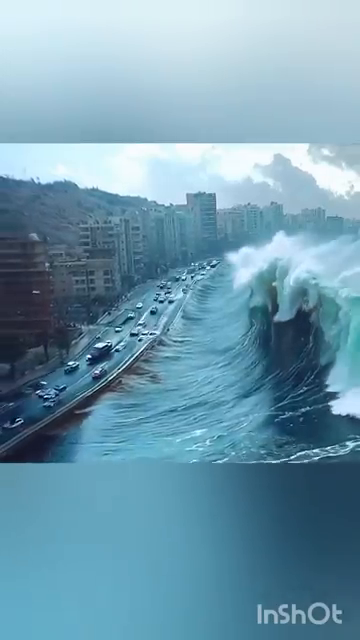
#> input picture frame 31 of Friday 08:30 - 10:30/E22CSEU1069_Adv_Cv_Labs/LAB_10/videoplayback.mp4, 360 x 640 px, given in place of sample.mp4, which was not available
$ jupyter execute --allow-errors e22cseu0314_L10_task1-2.ipynb   (shell and % lines are left out)   (text cells are left out)
#> lines starting #> are read from the running program, lines starting #| are printed output that depends on the picture; after the words box and inside, x2 and y2 are one past the last pixel; in counts of white or black regions, pixels touching at a corner belong together; pictures that were not available may be replaced by others from this repository, and a replacement may not be noted
[cell 1]
#TASK-1
import numpy as np # linear algebra
import pandas as pd # data processing, CSV file I/O (e.g. pd.read_csv)
import os

import cv2
from skimage import io, restoration, metrics
from matplotlib import pyplot as plt

def load_image(path):
    image = io.imread(path)
    image = image.astype('float32') / 255.0  # Normalizing the image to [0, 1]
    return image

# Assuming 'image_path' is the path to your TIFF image
image_path = '/content/Stars.png'
#> (the rest of this cell did not finish here and is left out)

[cell 2]
# importing the necessary libraries
import cv2
import numpy as np
from google.colab.patches import cv2_imshow

# Creating a VideoCapture object to read the video
cap = cv2.VideoCapture('/content/sample.mp4')

# Loop until the end of the video
while cap.isOpened():

    # Capture frame-by-frame
    ret, frame = cap.read()
#> frame is the input picture: shape (640, 360, 3); mean B, G, R 174.5, 154.9, 113.1

    if not ret:
        print("Failed to grab frame. Exiting...")
        break  # Break the loop if frame not read properly

    # Resize the frame
    frame = cv2.resize(frame, (540, 380), interpolation=cv2.INTER_CUBIC)
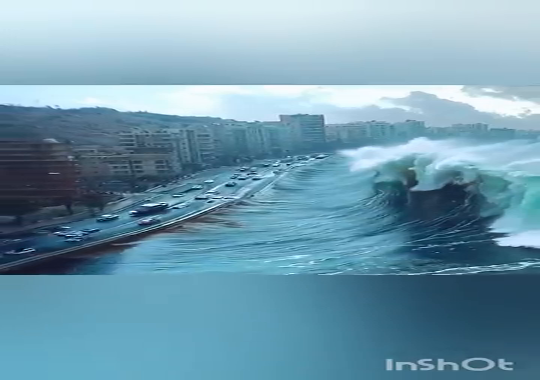
#> frame: shape (380, 540, 3); mean B, G, R 174.5, 154.8, 113.1

    # Display the resulting frame
    cv2_imshow(frame)

    # Convert to grayscale
    gray = cv2.cvtColor(frame, cv2.COLOR_BGR2GRAY)
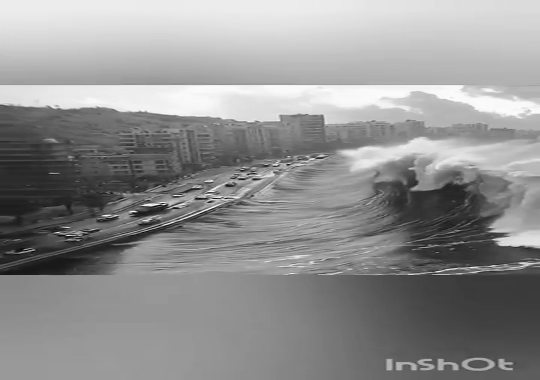
#> gray: shape (380, 540); min 4, max 255, mean 144.7

    # Apply adaptive thresholding
    Thresh = cv2.adaptiveThreshold(gray, 255, cv2.ADAPTIVE_THRESH_MEAN_C,
                                   cv2.THRESH_BINARY_INV, 11, 2)
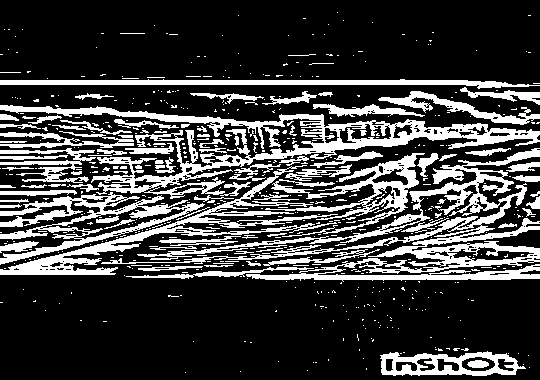
#> Thresh: shape (380, 540); 24.6% white; 591 white regions (492 under 20 px), largest, box (x1, y1, x2, y2) and area: (101, 148, 540, 282) 10763, (0, 105, 540, 199) 9232, (0, 165, 338, 275) 4320

    cv2_imshow(Thresh)

    # Exit if 'q' is pressed
    if cv2.waitKey(25) & 0xFF == ord('q'):
#> (key q is pressed here)
        break

# Release the video capture object and close windows
cap.release()
cv2.destroyAllWindows()

$ run again, starting later in the video
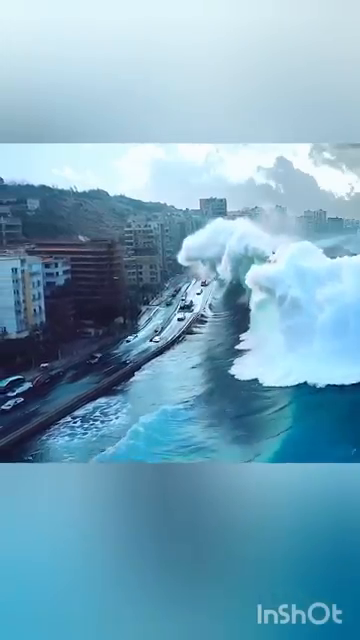
#> input picture frame 142 of Friday 08:30 - 10:30/E22CSEU1069_Adv_Cv_Labs/LAB_10/videoplayback.mp4, 360 x 640 px, given in place of sample.mp4, which was not available
#> frame is the input picture: shape (640, 360, 3); mean B, G, R 188.2, 165.3, 118.8
#> frame: shape (380, 540, 3)
#> `gray = cv2.cvtColor(frame, cv2.COLOR_BGR2GRAY)`:
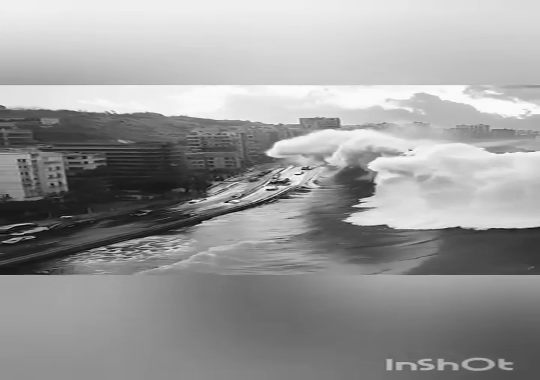
#> gray: shape (380, 540); min 3, max 253, mean 154
#> `Thresh = cv2.adaptiveThreshold(gray, 255, cv2.ADAPTIVE_THRESH_MEAN_C, ..`:
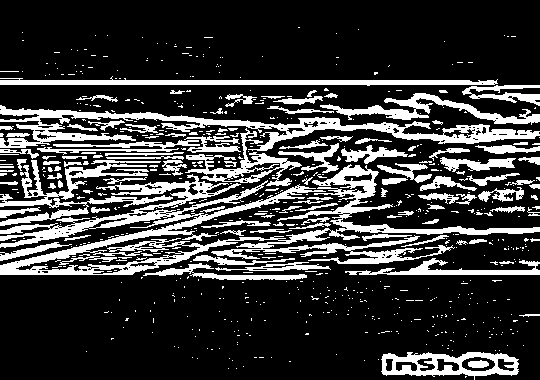
#> Thresh: shape (380, 540); 22.7% white; 661 white regions (546 under 20 px), largest, box (x1, y1, x2, y2) and area: (0, 164, 540, 275) 13318, (0, 105, 540, 151) 5870, (0, 160, 173, 226) 2737

$ run again, starting later in the video
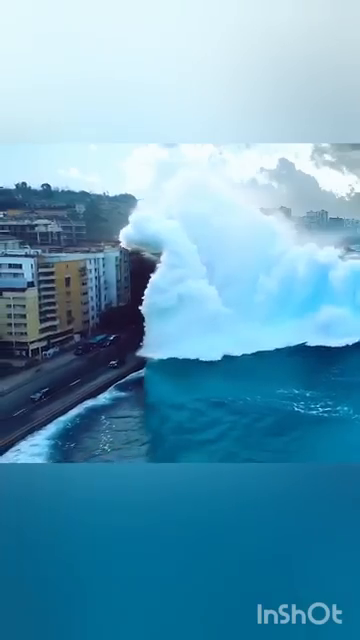
#> input picture frame 253 of Friday 08:30 - 10:30/E22CSEU1069_Adv_Cv_Labs/LAB_10/videoplayback.mp4, 360 x 640 px, given in place of sample.mp4, which was not available
#> frame is the input picture: shape (640, 360, 3); mean B, G, R 184.8, 157.8, 99.4
#> frame: shape (380, 540, 3)
#> `gray = cv2.cvtColor(frame, cv2.COLOR_BGR2GRAY)`:
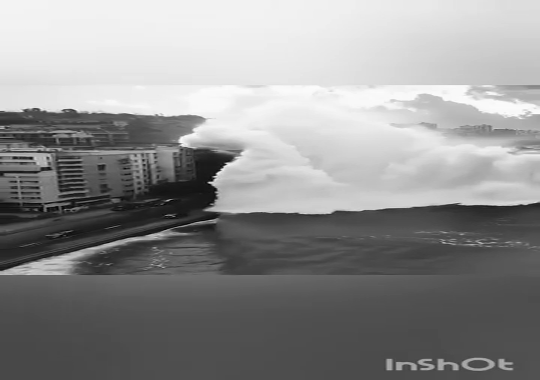
#> gray: shape (380, 540); min 3, max 252, mean 143.4
#> `Thresh = cv2.adaptiveThreshold(gray, 255, cv2.ADAPTIVE_THRESH_MEAN_C, ..`:
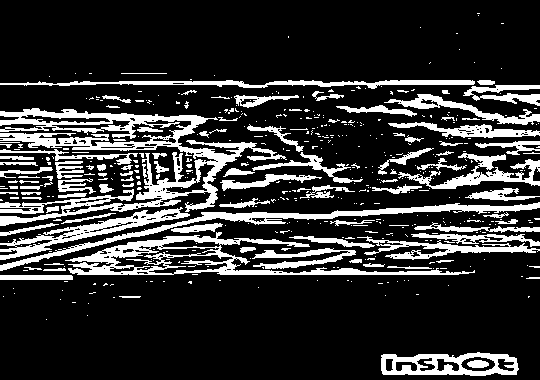
#> Thresh: shape (380, 540); 19.8% white; 469 white regions (366 under 20 px), largest, box (x1, y1, x2, y2) and area: (0, 108, 287, 226) 8514, (65, 232, 475, 275) 4240, (0, 202, 540, 271) 3102
